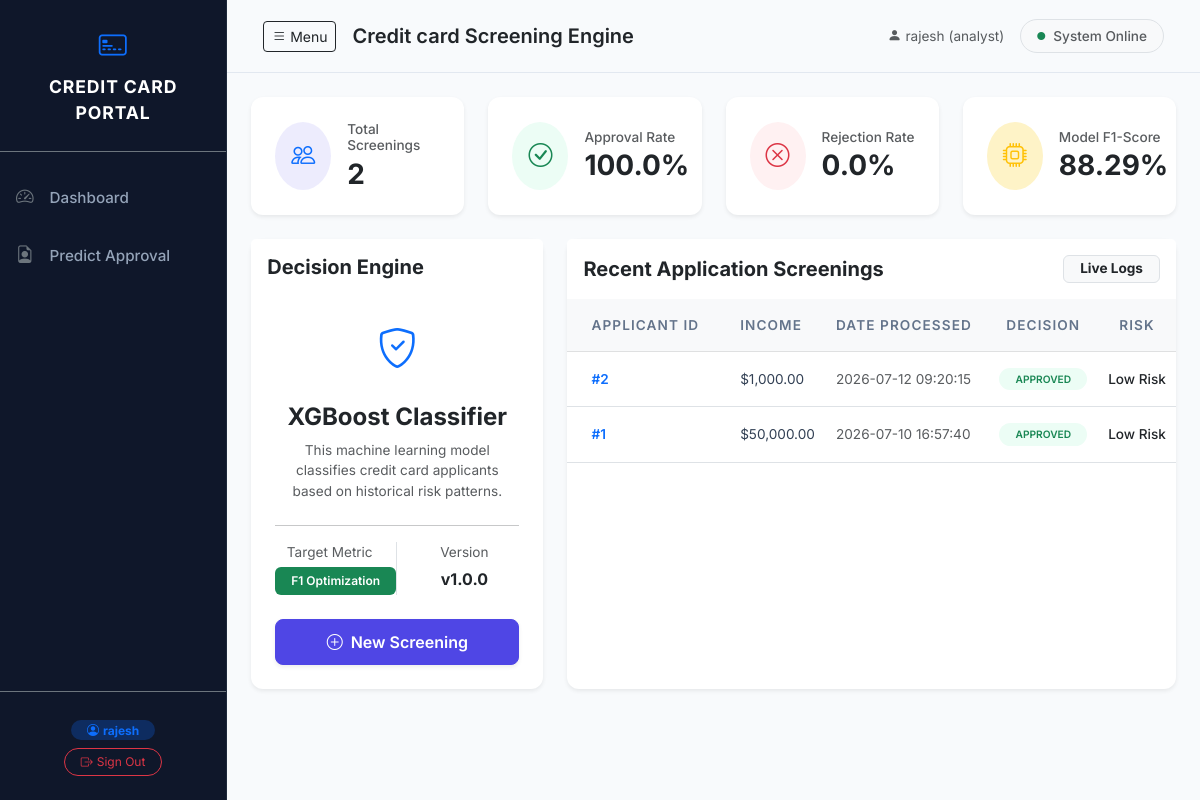
The page / (signed in) on the database its author committed.
### app.py (models this page shows, shortened)
class User(UserMixin, db.Model):
    __tablename__ = 'Users'
    UserID   = db.Column(db.Integer, primary_key=True, autoincrement=True)
    Name     = db.Column(db.String(100), nullable=False)
    Email    = db.Column(db.String(150), nullable=False, unique=True)
    Password = db.Column(db.String(255), nullable=False)
    Role     = db.Column(db.String(50), nullable=False, default='analyst')
    applicants = db.relationship('ApplicantDetail', backref='user', lazy=True)

class MLModel(db.Model):
    __tablename__ = 'ML_Model'
    ModelID       = db.Column(db.Integer, primary_key=True, autoincrement=True)
    ModelName     = db.Column(db.String(100), nullable=False)
    AlgorithmType = db.Column(db.String(100), nullable=False)
    Accuracy      = db.Column(db.Float, nullable=False)
    MoreFile      = db.Column(db.String(255), default=None)
    predictions = db.relationship('ApprovalPrediction', backref='model', lazy=True)

class ApprovalPrediction(db.Model):
    __tablename__ = 'Approval_Prediction'
    PredictionID   = db.Column(db.Integer, primary_key=True, autoincrement=True)
    ApplicantID    = db.Column(db.Integer, db.ForeignKey('Applicant_Details.ApplicantID'), nullable=False, unique=True)
    ModelID        = db.Column(db.Integer, db.ForeignKey('ML_Model.ModelID'), nullable=False)
    ApprovalResult = db.Column(db.String(20), nullable=False)
    RiskCategory   = db.Column(db.String(50), nullable=False)
    PredictionDate = db.Column(db.DateTime, nullable=False, default=lambda: datetime.now(timezone.utc))

class ApplicantDetail(db.Model):
    __tablename__ = 'Applicant_Details'
    ApplicantID      = db.Column(db.Integer, primary_key=True, autoincrement=True)
    UserID           = db.Column(db.Integer, db.ForeignKey('Users.UserID'), nullable=False)
    Gender           = db.Column(db.String(10), nullable=False, default='Unknown')
    OwnCar           = db.Column(db.String(5), nullable=False, default='N')
    OwnRealty        = db.Column(db.String(5), nullable=False, default='N')
    ChildrenCount    = db.Column(db.Integer, nullable=False, default=0)
    IncomeTotal      = db.Column(db.Float, nullable=False, default=0.0)
    IncomeType       = db.Column(db.String(50), nullable=False)
    EducationType    = db.Column(db.String(100), nullable=False)
    FamilyStatus     = db.Column(db.String(50), nullable=False)
    HousingType      = db.Column(db.String(50), nullable=False)
    DaysBirth        = db.Column(db.Integer, nullable=False, default=0)
    EmploymentDays   = db.Column(db.Integer, nullable=False)
    WorkPhone        = db.Column(db.Integer, nullable=False, default=0)
    Phone            = db.Column(db.Integer, nullable=False, default=0)
    EmailFlag        = db.Column(db.Integer, nullable=False, default=0)
    OccupationType   = db.Column(db.String(100), nullable=False, default='Unknown')
    FamilyMembersCount = db.Column(db.Float, nullable=False, default=1.0)
    credit_histories = db.relationship('CreditHistory', backref='applicant', lazy=True)
    prediction = db.relationship('ApprovalPrediction', backref='applicant', uselist=False, lazy=True)

### app.py (the view)
@app.route('/')
@login_required
def home():
    try:
        total_applicants = ApplicantDetail.query.count()
        total_predictions = ApprovalPrediction.query.count()
        approved_count = ApprovalPrediction.query.filter_by(ApprovalResult='Approved').count()
        rejected_count = ApprovalPrediction.query.filter_by(ApprovalResult='Rejected').count()
        approval_rate = (approved_count / total_predictions * 100) if total_predictions > 0 else 0.0
        rejection_rate = (rejected_count / total_predictions * 100) if total_predictions > 0 else 0.0
        active_model = MLModel.query.first()
        model_name = active_model.ModelName if active_model else "N/A"
        model_accuracy = active_model.Accuracy if active_model else 0.0
        recent_predictions = (
            db.session.query(ApprovalPrediction, ApplicantDetail)
            .join(ApplicantDetail, ApprovalPrediction.ApplicantID == ApplicantDetail.ApplicantID)
            .order_by(ApprovalPrediction.PredictionDate.desc())
            .limit(5)
            .all()
        )
        stats = {
            "total_applicants": total_applicants,
            "total_predictions": total_predictions,
            "approval_rate": round(approval_rate, 2),
            "rejection_rate": round(rejection_rate, 2),
            "model_name": model_name,
            "model_accuracy": round(model_accuracy * 100, 2),
            "model_f1": round(model_accuracy * 100, 2),
            "recent_predictions": recent_predictions
        }
        return render_template('home.html', stats=stats)
    except Exception as e:
        logger.error(f"Error serving dashboard homepage: {e}")
        return f"Database is initializing or encountered an error. Details: {e}", 500

### templates/home.html (shortened to what this page needs)
{% extends 'base.html' %}
{% block content %}
<div class="row g-4 mb-4">
    <div class="col-12 col-sm-6 col-xl-3">
        <div class="card border-0 shadow-sm card-hover h-100">
            <div class="card-body p-4 d-flex align-items-center">
                <div class="rounded-circle bg-primary-light p-3 me-3 text-primary">
                    <i class="bi bi-people fs-4"></i>
                </div>
                <div>
                    <h6 class="text-muted mb-1 fw-medium fs-7">Total Screenings</h6>
                    <h3 class="mb-0 fw-bold text-dark">{{ stats.total_predictions }}</h3>
                </div>
            </div>
        </div>
    </div>
    <div class="col-12 col-sm-6 col-xl-3">
        <div class="card border-0 shadow-sm card-hover h-100">
            <div class="card-body p-4 d-flex align-items-center">
                <div class="rounded-circle bg-success-light p-3 me-3 text-success">
                    <i class="bi bi-check-circle fs-4"></i>
                </div>
                <div>
                    <h6 class="text-muted mb-1 fw-medium fs-7">Approval Rate</h6>
                    <h3 class="mb-0 fw-bold text-dark">{{ stats.approval_rate }}%</h3>
                </div>
            </div>
        </div>
    </div>
    <div class="col-12 col-sm-6 col-xl-3">
        <div class="card border-0 shadow-sm card-hover h-100">
            <div class="card-body p-4 d-flex align-items-center">
                <div class="rounded-circle bg-danger-light p-3 me-3 text-danger">
                    <i class="bi bi-x-circle fs-4"></i>
                </div>
                <div>
                    <h6 class="text-muted mb-1 fw-medium fs-7">Rejection Rate</h6>
                    <h3 class="mb-0 fw-bold text-dark">{{ stats.rejection_rate }}%</h3>
                </div>
            </div>
        </div>
    </div>
    <div class="col-12 col-sm-6 col-xl-3">
        <div class="card border-0 shadow-sm card-hover h-100">
            <div class="card-body p-4 d-flex align-items-center">
                <div class="rounded-circle bg-warning-light p-3 me-3 text-warning">
                    <i class="bi bi-cpu fs-4"></i>
                </div>
                <div>
                    <h6 class="text-muted mb-1 fw-medium fs-7">Model F1-Score</h6>
                    <h3 class="mb-0 fw-bold text-dark">{{ stats.model_f1 }}%</h3>
                </div>
            </div>
        </div>
    </div>
</div>
<div class="row g-4">
    <div class="col-12 col-lg-4">
        <div class="card border-0 shadow-sm h-100">
            <div class="card-header bg-white border-0 py-3">
                <h5 class="mb-0 fw-bold text-dark">Decision Engine</h5>
            </div>
            <div class="card-body p-4 text-center">
                <div class="mb-4">
                    <i class="bi bi-shield-check text-primary fs-1"></i>
                </div>
                <h4 class="fw-bold text-dark">{{ stats.model_name }}</h4>
                <p class="text-muted mb-4 fs-7">This machine learning model classifies credit card applicants based on historical risk patterns.</p>
                <hr>
                <div class="row text-center mt-3">
                    <div class="col-6 border-end">
                        <span class="d-block text-muted fs-7 mb-1">Target Metric</span>
                        <span class="badge bg-success py-2 px-3 fw-semibold">F1 Optimization</span>
                    </div>
                    <div class="col-6">
                        <span class="d-block text-muted fs-7 mb-1">Version</span>
                        <span class="text-dark fw-bold">v1.0.0</span>
                    </div>
                </div>
                <div class="mt-4">
                    <a href="{{ url_for('predict') }}" class="btn btn-primary w-100 py-2.5 fw-semibold shadow-sm">
                        <i class="bi bi-plus-circle me-2"></i>New Screening
                    </a>
                </div>
            </div>
        </div>
    </div>
    <div class="col-12 col-lg-8">
        <div class="card border-0 shadow-sm h-100">
            <div class="card-header bg-white border-0 py-3 d-flex justify-content-between align-items-center">
                <h5 class="mb-0 fw-bold text-dark">Recent Application Screenings</h5>
                <span class="badge bg-light text-dark border py-1.5 px-3 fs-7">Live Logs</span>
            </div>
            <div class="card-body p-0">
                <div class="table-responsive">
                    <table class="table align-middle mb-0 table-hover">
                        <thead class="table-light fs-7 text-uppercase tracking-wider">
                            <tr>
                                <th class="py-3 px-4">Applicant ID</th>
                                <th class="py-3">Income</th>
                                <th class="py-3">Date Processed</th>
                                <th class="py-3 text-center">Decision</th>
                                <th class="py-3 text-center">Risk</th>
                            </tr>
                        </thead>
                        <tbody class="fs-7">
                            {% if stats.recent_predictions %}
                                {% for pred, app in stats.recent_predictions %}
                                <tr>
                                    <td class="py-3 px-4 fw-semibold text-primary">#{{ app.ApplicantID }}</td>
                                    <td class="py-3">${{ "{:,.2f}".format(app.IncomeTotal) }}</td>
                                    <td class="py-3 text-muted">{{ pred.PredictionDate.strftime('%Y-%m-%d %H:%M:%S') }}</td>
                                    <td class="py-3 text-center">
                                        {% if pred.ApprovalResult == 'Approved' %}
                                            <span class="badge bg-success-light text-success px-3 py-1.5 rounded-pill fw-semibold">APPROVED</span>
                                        {% else %}
                                            <span class="badge bg-danger-light text-danger px-3 py-1.5 rounded-pill fw-semibold">REJECTED</span>
                                        {% endif %}
                                    </td>
                                    <td class="py-3 text-center fw-medium text-dark">{{ pred.RiskCategory }}</td>
                                </tr>
                                {% endfor %}
                            {% endif %}
                        </tbody>
                    </table>
                </div>
            </div>
        </div>
    </div>
</div>
{% endblock %}

### templates/base.html (shortened to what this page needs)
<!DOCTYPE html>
<html lang="en">
<head>
    <link href="https://cdn.jsdelivr.net/npm/bootstrap@5.3.0/dist/css/bootstrap.min.css" rel="stylesheet">
    <link rel="stylesheet" href="https://cdn.jsdelivr.net/npm/bootstrap-icons@1.10.0/font/bootstrap-icons.css">
    <link rel="stylesheet" href="{{ url_for('static', filename='css/style.css') }}">
</head>
<body>
    <div class="d-flex" id="wrapper">
        <div class="bg-dark text-white border-end" id="sidebar-wrapper">
            <div class="sidebar-heading text-center py-4 border-bottom border-secondary">
                <i class="bi bi-credit-card-2-front fs-3 text-primary d-block mb-2"></i>
                <span class="fw-bold tracking-wide">CREDIT CARD PORTAL</span>
            </div>
            <div class="list-group list-group-flush my-3">
                <a href="{{ url_for('home') }}" class="list-group-item list-group-item-action bg-dark text-white py-3 border-0">
                    <i class="bi bi-speedometer2 me-3 text-secondary"></i>Dashboard
                </a>
                <a href="{{ url_for('predict') }}" class="list-group-item list-group-item-action bg-dark text-white py-3 border-0">
                    <i class="bi bi-file-earmark-person me-3 text-secondary"></i>Predict Approval
                </a>
            </div>
            <div class="sidebar-footer text-center py-4 border-top border-secondary mt-auto">
                {% if current_user.is_authenticated %}
                    <div class="mb-2">
                        <span class="badge bg-primary bg-opacity-25 text-primary px-3 py-1 rounded-pill fs-8">
                            <i class="bi bi-person-circle me-1"></i>{{ current_user.Name }}
                        </span>
                    </div>
                    <a href="{{ url_for('logout') }}" class="btn btn-outline-danger btn-sm px-3 py-1 rounded-pill fs-8">
                        <i class="bi bi-box-arrow-right me-1"></i>Sign Out
                    </a>
                {% else %}
                    <a href="{{ url_for('login') }}" class="btn btn-outline-primary btn-sm px-3 py-1 rounded-pill fs-8">
                        <i class="bi bi-box-arrow-in-right me-1"></i>Sign In
                    </a>
                {% endif %}
            </div>
        </div>
        <div id="page-content-wrapper" class="w-100 bg-light-gray">
            <nav class="navbar navbar-expand-lg navbar-light navbar-custom py-3 px-4">
                <div class="container-fluid">
                    <button class="btn btn-outline-dark btn-sm" id="menu-toggle">
                        <i class="bi bi-list"></i> Menu
                    </button>
                    <span class="navbar-brand ms-3 fw-semibold text-dark">Credit card Screening Engine</span>
                    <div class="ms-auto d-flex align-items-center gap-3">
                        {% if current_user.is_authenticated %}
                            <span class="text-muted fs-7 d-none d-md-inline">
                                <i class="bi bi-person-fill me-1"></i>{{ current_user.Name }} ({{ current_user.Role }})
                            </span>
                        {% endif %}
                        <div class="d-flex align-items-center text-muted fs-7 border rounded-pill px-3 py-1.5 bg-light">
                            <i class="bi bi-circle-fill text-success small me-2" style="font-size: 0.5rem;"></i>
                            <span class="fw-medium">System Online</span>
                        </div>
                    </div>
                </div>
            </nav>
            <div class="container-fluid py-4 px-4">
                {% block content %}{% endblock %}
            </div>
        </div>
    </div>
</body>
</html>

### rows shown on the page
User: Name "rajesh", Role "analyst"
MLModel: model_name "XGBoost Classifier"
ApprovalPrediction: ApplicantID "2", PredictionDate "2026-07-12 09:20:15", ApprovalResult "APPROVED", RiskCategory "Low Risk"
ApplicantDetail: IncomeTotal "1,000.00"
ApprovalPrediction: ApplicantID "1", PredictionDate "2026-07-10 16:57:40", ApprovalResult "APPROVED", RiskCategory "Low Risk"
ApplicantDetail: IncomeTotal "50,000.00"

### other values the page prints
{{ stats.total_predictions }} "2"
{{ stats.approval_rate }} "100.0"
{{ stats.rejection_rate }} "0.0"
{{ stats.model_f1 }} "88.29"
